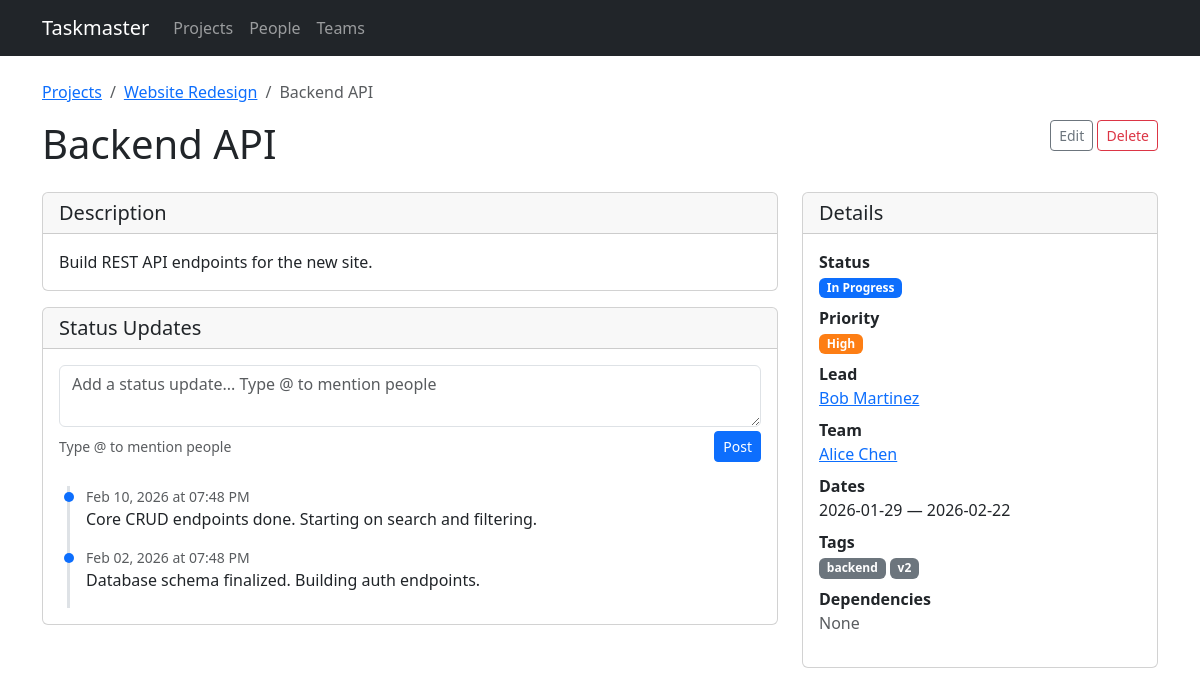
Page /tasks/3 on the earlier database version.
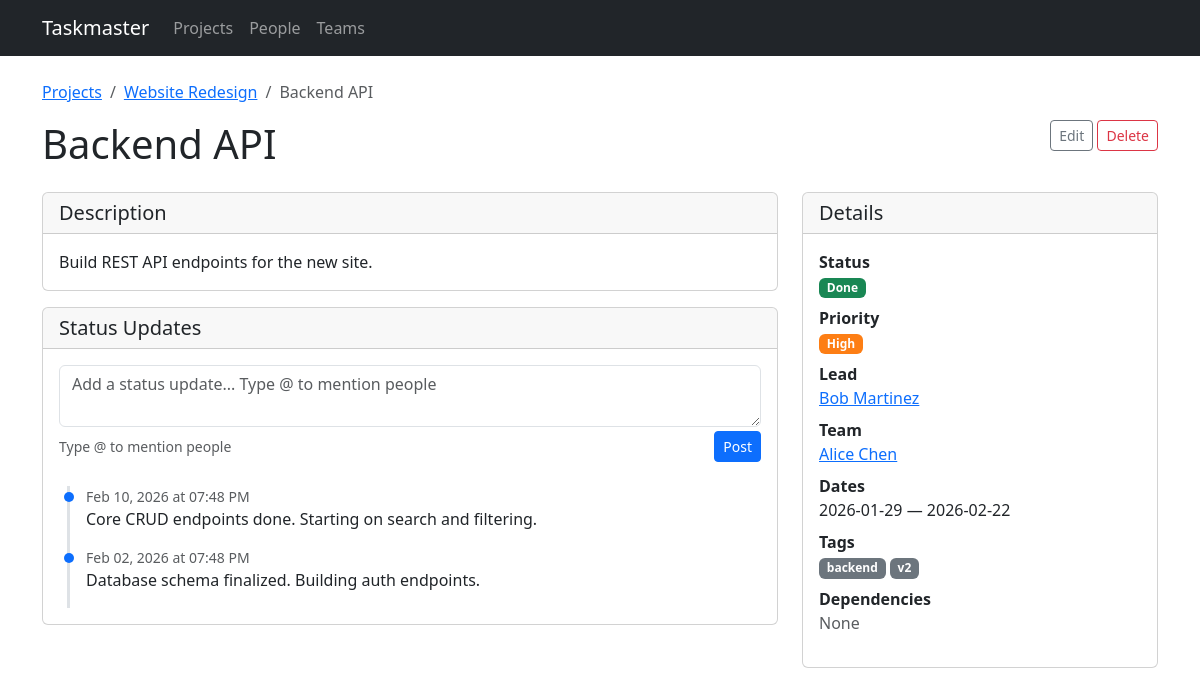
Same page on the later database version.
### models.py (models this page shows, shortened)
class Task(db.Model):
    id = db.Column(db.Integer, primary_key=True)
    title = db.Column(db.String(200), nullable=False)
    description = db.Column(db.Text)
    project_id = db.Column(db.Integer, db.ForeignKey('project.id'), nullable=False)
    start_date = db.Column(db.Date, nullable=False)
    end_date = db.Column(db.Date, nullable=False)
    status = db.Column(db.String(20), default='todo')  # todo, in_progress, done
    priority = db.Column(db.String(20), default='medium')  # low, medium, high, critical
    assignments = db.relationship('TaskAssignment', backref='task', lazy=True,
                                   cascade='all, delete-orphan')
    tags = db.relationship('Tag', secondary=task_tags, backref=db.backref('tasks', lazy=True))
    status_updates = db.relationship('StatusUpdate', backref='task', lazy=True,
                                     order_by='StatusUpdate.created_at.desc()',
                                     cascade='all, delete-orphan')
    dependencies = db.relationship(
        'Task',
        secondary='task_dependency',
        primaryjoin='Task.id == TaskDependency.task_id',
        secondaryjoin='Task.id == TaskDependency.depends_on_id',
        backref=db.backref('dependents', lazy=True),
        lazy=True,
    )
    @property
    def lead(self):
        for a in self.assignments:
            if a.is_lead:
                return a.person
        return None
    @property
    def assignees(self):
        return [a.person for a in self.assignments]

class TaskAssignment(db.Model):
    __tablename__ = 'task_assignment'
    id = db.Column(db.Integer, primary_key=True)
    task_id = db.Column(db.Integer, db.ForeignKey('task.id'), nullable=False)
    person_id = db.Column(db.Integer, db.ForeignKey('person.id'), nullable=False)
    is_lead = db.Column(db.Boolean, default=False)

class Person(db.Model):
    id = db.Column(db.Integer, primary_key=True)
    name = db.Column(db.String(120), nullable=False)
    email = db.Column(db.String(120))
    team_id = db.Column(db.Integer, db.ForeignKey('team.id'))
    assignments = db.relationship('TaskAssignment', backref='person', lazy=True)

### routes/tasks.py (the view)
@bp.route('/tasks/<int:id>')
def detail(id):
    task = Task.query.get_or_404(id)
    return render_template('tasks/detail.html', task=task)

### templates/tasks/detail.html (shortened to what the changed rows need)
{% extends "base.html" %}
{% block content %}
<nav aria-label="breadcrumb" class="mb-3">
    <ol class="breadcrumb">
        <li class="breadcrumb-item"><a href="{{ url_for('projects.list_projects') }}">Projects</a></li>
        <li class="breadcrumb-item"><a href="{{ url_for('projects.detail', id=task.project.id) }}">{{ task.project.name }}</a></li>
        <li class="breadcrumb-item active">{{ task.title }}</li>
    </ol>
</nav>
<div class="d-flex justify-content-between align-items-start mb-3">
    <h1>{{ task.title }}</h1>
    <div>
        <a href="{{ url_for('tasks.edit_task', id=task.id) }}" class="btn btn-outline-secondary btn-sm">Edit</a>
        <form method="post" action="{{ url_for('tasks.delete_task', id=task.id) }}" class="d-inline"
              onsubmit="return confirm('Delete this task?')">
        </form>
    </div>
</div>
<div class="row g-4">
    <div class="col-md-8">
        {% if task.description %}
        <div class="card mb-3">
            <div class="card-header"><h5 class="mb-0">Description</h5></div>
            <div class="card-body">{{ task.description }}</div>
        </div>
        {% endif %}
    </div>
    <div class="col-md-4">
        <div class="card">
            <div class="card-body">
                <dl>
                    <dt>Status</dt>
                    <dd><span class="badge badge-{{ task.status }}">{{ task.status | replace('_', ' ') | title }}</span></dd>
                    <dt>Priority</dt>
                    <dd><span class="badge badge-{{ task.priority }}">{{ task.priority | title }}</span></dd>
                    <dt>Lead</dt>
                    <dd>
                        {% if task.lead %}
                        <a href="{{ url_for('people.detail', id=task.lead.id) }}">{{ task.lead.name }}</a>
                        {% else %}
                        <span class="text-muted">No lead</span>
                        {% endif %}
                    </dd>
                    <dt>Team</dt>
                    <dd>
                        {% for person in task.assignees %}
                            {% if not task.lead or person.id != task.lead.id %}
                            <a href="{{ url_for('people.detail', id=person.id) }}" class="d-block">{{ person.name }}</a>
                            {% endif %}
                        {% else %}
                        <span class="text-muted">No members</span>
                        {% endfor %}
                    </dd>
                    <dt>Dates</dt>
                    <dd>{{ task.start_date }} &mdash; {{ task.end_date }}</dd>
                    <dt>Tags</dt>
                    <dd>
                        {% for tag in task.tags %}
                        <span class="badge bg-secondary">{{ tag.name }}</span>
                        {% else %}
                        <span class="text-muted">None</span>
                        {% endfor %}
                    </dd>
                    <dt>Dependencies</dt>
                    <dd>
                        {% for dep in task.dependencies %}
                        <a href="{{ url_for('tasks.detail', id=dep.id) }}" class="d-block">{{ dep.title }}</a>
                        {% else %}
                        <span class="text-muted">None</span>
                        {% endfor %}
                    </dd>
                </dl>
            </div>
        </div>
    </div>
</div>
{% endblock %}

Differences in the rows shown:
changed Task "Backend API": status "In Progress" → "Done"
